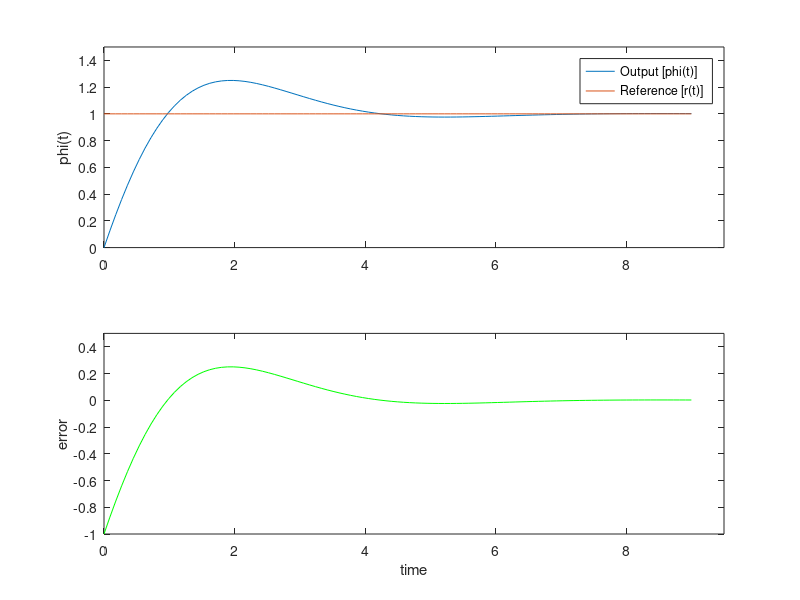
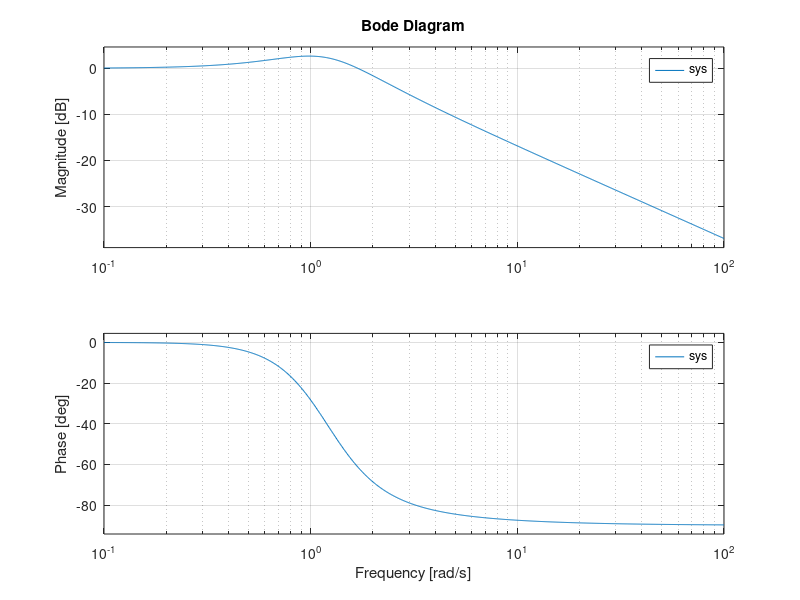

These charts were generated, in order, by the following MATLAB code:
% Clear variables and the workspace
clear; clc;

% Set model parameters
T = 1;
K = 1.427;

% Define the numberator and denominator for the transfer function
numerator = [K*T K];
denominator = [1 K K];

% Build transfer function
sys = tf(numerator,denominator);

% Step response to closed loop controlled system
[phi,time] = step(sys);
step_plot = ones(length(phi),1);
error_plot = phi - step_plot;
Mo = ((max(phi) - 1)/1)*100;

% Print the maxover shoot in time domain
fprintf('Max overshoot: %.2f\n',Mo);

% Plot step response
figure(1)
subplot(2,1,1)
plot(time, phi,time,step_plot)
ylabel('phi(t)')
axis([0,9.5,0,1.5])
legend('Output [phi(t)]','Reference [r(t)]')

subplot(2,1,2)
plot(time, error_plot,'g')
xlabel('time')
ylabel('error')
axis([0,9.5,-1,0.5])

% Plot bode plot
figure(2)
bode(sys)